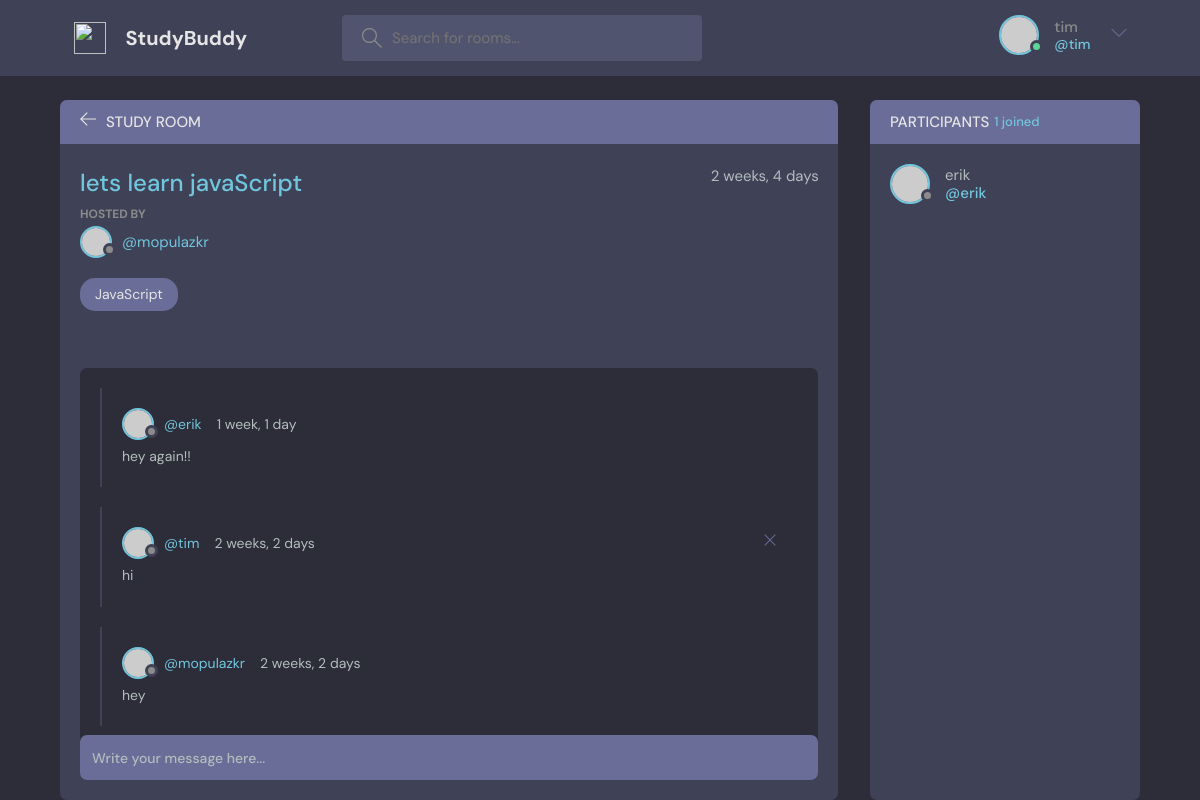
/room/1/ (signed in), run on the app's committed database.
### base/models.py (models this page shows, shortened)
class Room(models.Model):
      host = models.ForeignKey(User, on_delete=models.SET_NULL, null=True)
      topic = models.ForeignKey(Topic, on_delete=models.SET_NULL, null=True)
      name = models.CharField(max_length=200)
      description = models.TextField(null=True)
      participants = models.ManyToManyField(User, related_name='participants', blank=True)
      update = models.DateTimeField(auto_now=True)
      created = models.DateTimeField(auto_now_add=True)
      class Meta:
            ordering = ['-update', '-created']

class Topic(models.Model):
      name = models.CharField(max_length=200)
      def __str__(self):
          return self.name

class Message(models.Model):
      user = models.ForeignKey(User, on_delete=models.CASCADE)
      room = models.ForeignKey(Room, on_delete=models.CASCADE)
      body = models.TextField()
      update = models.DateTimeField(auto_now=True)
      created = models.DateTimeField(auto_now_add=True)
      class Meta:
            ordering = ['-update', '-created']

### base/views.py (the view, shortened to what this page needs)
# urls.py: path('room/<str:pk>/', views.room, name='room'),
def room(request, pk):
      room = Room.objects.get(id=pk)
      room_messages = room.message_set.all()
      participants = room.participants.all()
      context = {'room': room, 'room_messages': room_messages, 'participants': participants}
      return render(request, 'base/room.html', context)

### base/templates/base/room.html (shortened to what this page needs)
{% extends 'main.html' %}
{% block content %}
    <main class="profile-page layout layout--2">
      <div class="container">
        <div class="room">
          <div class="room__top">
            <div class="room__topLeft">
              <a href="{% url 'home' %}">
                <svg version="1.1" xmlns="http://www.w3.org/2000/svg" width="32" height="32" viewBox="0 0 32 32">
                  <title>arrow-left</title>
                  <path
                    d="M13.723 2.286l-13.723 13.714 13.719 13.714 1.616-1.611-10.96-10.96h27.625v-2.286h-27.625l10.965-10.965-1.616-1.607z"
                  ></path>
                </svg>
              </a>
              <h3>Study Room</h3>
            </div>
          </div>
          <div class="room__box scroll">
            <div class="room__header scroll">
              <div class="room__info">
                <h3>{{room.name}}</h3>
                <span>{{room.created|timesince}}</span>
              </div>
              <div class="room__hosted">
                <p>Hosted By</p>
                <a href="{% url 'user-profile' room.host.id %}" class="room__author">
                  <div class="avatar avatar--small">
                    <img src="https://randomuser.me/api/portraits/men/37.jpg" />
                  </div>
                  <span>@{{room.host.username}}</span>
                </a>
              </div>
              <span class="room__topics">{{room.topic}}</span>
            </div>
            <div class="room__conversation">
              <div class="threads scroll">
                {% for message in room_messages %}
                <div class="thread">
                  <div class="thread__top">
                    <div class="thread__author">
                      <a href="{% url 'user-profile' message.user.id %}" class="thread__authorInfo">
                        <div class="avatar avatar--small">
                          <img src="https://randomuser.me/api/portraits/men/37.jpg" />
                        </div>
                        <span>@{{message.user.username}}</span>
                      </a>
                      <span class="thread__date">{{message.created|timesince}}</span>
                    </div>
                    {% if request.user == message.user %}
                    <a href="{% url 'delete-message' message.id %}">
                        <div class="thread__delete">
                        <svg version="1.1" xmlns="http://www.w3.org/2000/svg" width="32" height="32" viewBox="0 0 32 32">
                              <title>remove</title>
                              <path
                              d="M27.314 6.019l-1.333-1.333-9.98 9.981-9.981-9.981-1.333 1.333 9.981 9.981-9.981 9.98 1.333 1.333 9.981-9.98 9.98 9.98 1.333-1.333-9.98-9.98 9.98-9.981z"
                              ></path>
                        </svg>
                        </div>
                    </a>
                    {% endif %}
                  </div>
                  <div class="thread__details">
                   {{message.body}}
                  </div>
                </div>
                {% endfor %}
              </div>
            </div>
          </div>
          <div class="room__message">
            <form action="" method="POST">
              <input name="body" placeholder="Write your message here..." /></form>
          </div>
        </div>
        <div class="participants">
          <h3 class="participants__top">Participants <span>{{participants.count}} joined</span></h3>
          <div class="participants__list scroll">
            {% for user in participants %}
            <a href="{% url 'user-profile' user.id %}" class="participant">
              <div class="avatar avatar--medium">
                <img src="https://randomuser.me/api/portraits/men/37.jpg" />
              </div>
              <p>
                {{user.username}}
                <span>@{{user.username}}</span>
              </p>
            </a>
            {% endfor %}
          </div>
        </div>
      </div>
    </main>
 {% endblock content %}

### templates/navbar.html (shortened to what this page needs)
{% load static %}
<header class="header header--loggedIn">
      <div class="container">
        <a href="{% url 'home' %}" class="header__logo">
          <img src="{% static 'images/logo.svg' %}" />
          <h1>StudyBuddy</h1>
        </a>
        <form class="header__search" method="GET" action="{% url 'home' %}">
          <label>
            <input name="q" placeholder="Search for rooms..." />
          </label>
        </form>
        <nav class="header__menu">
          {% if request.user.is_authenticated %}
          <div class="header__user">
            <a href="{% url 'update-user' %}">
              <div class="avatar avatar--medium active">
                <img src="https://randomuser.me/api/portraits/men/37.jpg" />
              </div>
              <p>{{ request.user.username }}<span>@{{ request.user.username }}</span></p>
            </a>
            <button class="dropdown-button">
              <svg version="1.1" xmlns="http://www.w3.org/2000/svg" width="32" height="32" viewBox="0 0 32 32">
                <title>chevron-down</title>
                <path d="M16 21l-13-13h-3l16 16 16-16h-3l-13 13z"></path>
              </svg>
            </button>
          </div>
          {% else %}
          <a href="{% url 'login' %}">
            <img src="{% static 'images/avatar.svg' %}" />
            <p>Login</p>
          </a>
          {% endif  %}
        </nav>
      </div>
    </header>

### data on the page
Room: name "lets learn javaScript", created "2 weeks, 4 days", host.username "mopulazkr", topic "JavaScript"
Message: user.username "erik", created "1 week, 1 day", body "hey again!!"
Message: user.username "tim", created "2 weeks, 2 days", body "hi"
Message: user.username "mopulazkr", created "2 weeks, 2 days", body "hey"

### other printed values
{{ request.user.username }} "tim"
{{ participants.count }} "1"
{{ user.username }} "erik"
